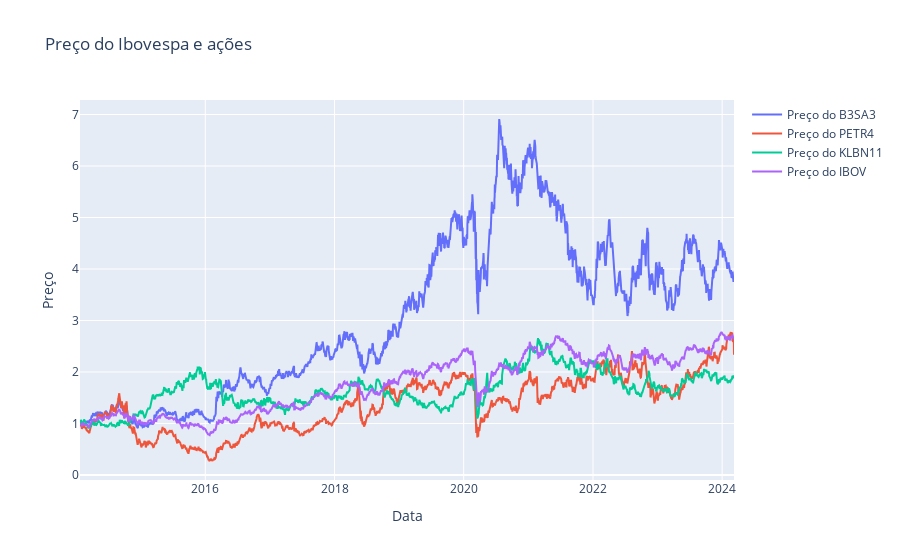

Notebook code for this chart:
### Code cell
# Cria um gráfico de linha usando o Plotly
fig = go.Figure()
for acoes in acoes_df.columns:
#fig.add_trace(go.Scatter(x=acoes_df.index, y=acoes_df['IBOV'], mode='lines', name='Preço do Ibovespa'))
#fig.add_trace(go.Scatter(x=acoes_df.index, y=acoes_df['B3SA3'], mode='lines', name='Preço do B3SA3'))
    fig.add_trace(go.Scatter(x=acoes_df_normalized.index, y=acoes_df_normalized[acoes], mode='lines', name=f'Preço do {acoes}'))

# Configura o layout do gráfico
fig.update_layout(
    title='Preço do Ibovespa e ações',
    xaxis_title='Data',
    yaxis_title='Preço',
    showlegend=True
)

# Exibe o gráfico
fig.show()

### Figure 1 — Plotly figure (JSON) as saved in the notebook; plotly's stock layout.template omitted (floating-point values rounded to 4 significant figures; data arrays with more than 128 entries replaced by an {"elided": "..."} marker saying what was removed)
{"data": [{"mode": "lines", "name": "Preço do B3SA3", "type": "scatter", "x": {"elided": "2508 str values"}, "y": {"elided": "2508 float values"}}, {"mode": "lines", "name": "Preço do PETR4", "type": "scatter", "x": {"elided": "2508 str values"}, "y": {"elided": "2508 float values"}}, {"mode": "lines", "name": "Preço do KLBN11", "type": "scatter", "x": {"elided": "2508 str values"}, "y": {"elided": "2508 float values"}}, {"mode": "lines", "name": "Preço do IBOV", "type": "scatter", "x": {"elided": "2508 str values"}, "y": {"elided": "2508 float values"}}], "layout": {"showlegend": true, "title": {"text": "Preço do Ibovespa e ações"}, "xaxis": {"title": {"text": "Data"}}, "yaxis": {"title": {"text": "Preço"}}}}
